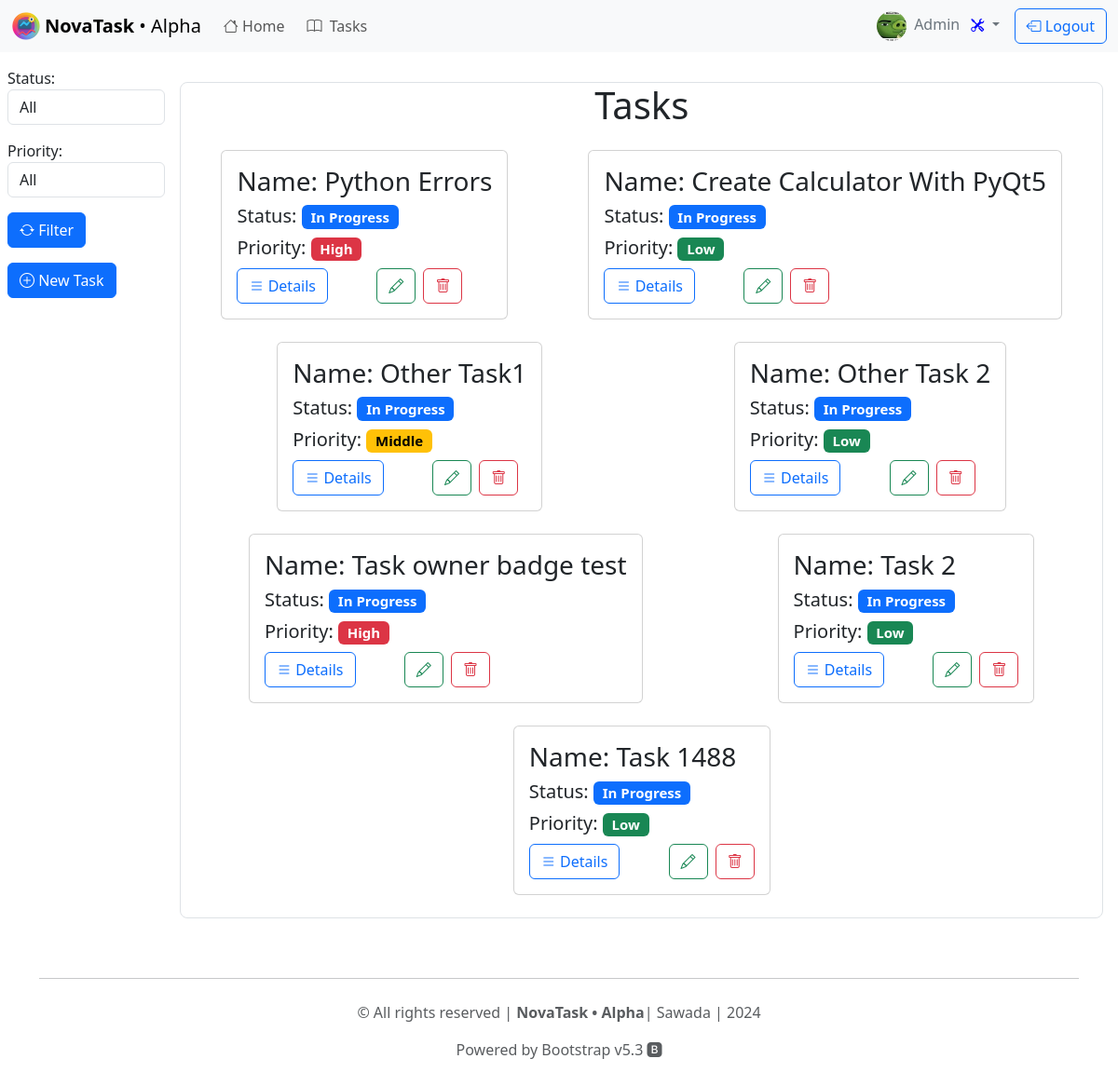
Page /tasks/ (signed in) on the committed database.
### app/models.py (models this page shows, shortened)
class Profile(models.Model):
    user = models.OneToOneField(User, on_delete=models.CASCADE, related_name='profile')
    profile_picture = models.FileField(upload_to="profile-media/", blank=True, null=True)

class Task(models.Model):
    name = models.CharField(max_length = 50)
    description = models.TextField()
    status = models.CharField(max_length = 12, choices = [
        ("_in_progress", 'In Progress'), ("_done", "Done"), ("_expired", "Expired")
    ])
    priority = models.CharField(max_length = 6, choices = [
        ("_low", "Low"), ("_mid", "Middle"), ("_high", "High")
    ])
    deadline = models.DateTimeField()
    user = models.ForeignKey(User, on_delete = models.CASCADE)
    image = models.ImageField(upload_to = "tasks-media/", blank = True, null = True)
    media = models.FileField(upload_to = "tasks-media/", blank = True, null = True)

### app/views.py (the view)
# urls.py: path("tasks/", TaskList.as_view(), name = "task-list"),
class TaskList(ListView):
    model = Task
    template_name = 'app/task_list.html'
    context_object_name = "tasks"
    def get_queryset(self):
        queryset = super().get_queryset()
        status = self.request.GET.get("status")
        priority = self.request.GET.get("priority")
        if status:
            queryset = queryset.filter(status = status)
        if priority:
            queryset = queryset.filter(priority = priority)
        return queryset
    def get_context_data(self, **kwargs):
        context =  super().get_context_data(**kwargs)
        context["filter_form"] = TaskFilterForm(self.request.GET)
        context["current_user"] = self.request.user
        return context

### app/forms.py
class TaskFilterForm(forms.Form):
    status_choices = [
        ("", "All"),
        ("_in_progress", 'In Progress'),
        ("_done", "Done"),
        ("_expired", "Expired")
    ]
    priority_choices = [
        ("", "All"),
        ("_low", "Low"),
        ("_mid", "Middle"),
        ("_high", "High")
    ]
    status = forms.ChoiceField(choices = status_choices, required = False, label = "Status",  widget = forms.Select(attrs={'class': 'form-control'}))
    priority = forms.ChoiceField(choices = priority_choices, required = False, label = "Priority", widget = forms.Select(attrs={'class': 'form-control'}))

### app/templates/app/task_list.html (shortened to what this page needs)
{% extends "app/base.html" %}
{% block content %}
<div class="d-flex justify-content-between align-items-start mt-3 ms-2">
    <form method="GET" class="filter-form">
        {{ filter_form.as_p }}
        <button class="btn btn-primary mb-3" type="submit"> <i class="bi bi-arrow-repeat"></i> Filter</button>
        <a class="btn btn-primary" href="/tasks/create/"> <i class="bi bi-plus-circle"></i> New Task</a>
    </form>
    <div class="ms-3 me-3 mt-3 list-container container-sm border rounded-3">
        <h1 class="text-center mb-4">Tasks</h1>
        <div class="row">
            {% for task in tasks %}
                <div class="col-md-auto col-lg-auto ms-auto me-auto">
                    <div class="card mb-4 overflow-auto" style="max-height: 400px;">
                        <div class="card-body">
                            <h3>Name: {{ task.name }}</h3>
                            {% if task.status == "_in_progress" %}
                                <h5>Status: <span class="badge text-bg-primary">In Progress</span></h5>
                            {% elif task.status == "_done" %}
                                <h5>Status: <span class="badge text-bg-success">Done</span></h5>
                            {% elif task.status == "_expired" %}
                                <h5>Status: <span class="badge text-bg-danger">Expired</span></h5>
                            {% endif %}
                            {% if task.priority == "_low" %}
                                <h5>Priority: <span class="badge text-bg-success">Low</span></h5>
                            {% elif task.priority == "_mid" %}
                                <h5>Priority: <span class="badge text-bg-warning">Middle</span></h5>
                            {% elif task.priority == "_high" %}
                                <h5>Priority: <span class="badge text-bg-danger">High</span></h5>
                            {% endif %}
                            <a class="me-5 btn btn-outline-primary" href="{% url 'task-detail' task.pk %}">
                                <i class="bi bi-list"></i> Details
                            </a>
                            {% if  task.user == current_user or user.is_superuser %}
                                <a class="me-1 btn btn-outline-success" href="{% url 'task-update' task.pk %}">
                                    <i class="bi bi-pencil"></i>
                                </a>
                                <a class="btn btn-outline-danger" href="{% url 'task-delete' task.pk %}">
                                    <i class="bi bi-trash"></i>
                                </a>
                            {% endif %}
                        </div>
                    </div>
                </div>
            {% endfor %}
        </div>
    </div>
</div>
{% endblock content %}

### app/templates/app/navbar.html (shortened to what this page needs)
{% load static %}
<nav class="navbar navbar-expand-lg bg-body-tertiary">
  <div class="container-fluid">
    <img href = '/' src="{% static "image/icon.png" %}" alt="Project Icon" width="32" height="32">
    <a class="navbar-brand ms-1" href="/"><b>NovaTask</b> • Alpha</a>
    <div class="collapse navbar-collapse" id="navbarSupportedContent">
      <ul class="navbar-nav me-auto mb-1 mb-lg-0">
        <li class="nav-item me-2">
          <a class="nav-link" aria-current="page" href="/"><i class="bi bi-house"></i> Home</a>
        </li>
        <li class="nav-item">
          <a class="nav-link" href="/tasks/"><i class="bi bi-book me-1"></i> Tasks</a>
        </li>
      </ul>
      {% if user.is_authenticated %}
        <div class="nav-item dropdown align-items-center ms-auto d-flex">
          <a class="nav-link dropdown-toggle me-2 text-secondary" role="button" data-bs-toggle="dropdown" aria-expanded="false">
            {% if user.profile.profile_picture %}
              <img class= "rounded-5 me-1" src="{{ user.profile.profile_picture.url }}" alt="Profile Picture" width="32" height="32">
            {% else %}
              <img class="rounded-5 me-1" src="{% static "best-profile-picture.jpg" %}" alt="avatar" width="32" height="32" />
            {% endif %}
            {% if user.is_superuser %}
              {{ user.first_name }} {{ user.last_name }} <i style = "color : Blue" class="ms-2 small bi bi-tools"></i>
            {% else %}
              {{ user.first_name }} {{ user.last_name }}
            {% endif %}
          </a>
          <a class="btn btn-outline-primary ms-2" href="/logout/"><i class="bi bi-box-arrow-left"></i> Logout</a>
        </div>
      {% else %}
        <div class = 'nav-item align-middle ms-auto end-0'>
          <a class = 'btn btn-primary' href="/login/"><i class="bi bi-box-arrow-in-right"></i> Login</a>
          <a class = 'btn btn-outline-primary' href="/signup/"><i class="bi bi-box-arrow-in-right"></i> Sign Up</a>
        </div>
      {% endif %}
    </div>
  </div>
</nav>

### rows in the picture
Task: name "Python Errors", shows "Status:", status "In Progress", shows "Priority:", priority "High"
Task: name "Create Calculator With PyQt5", shows "Status:", status "In Progress", shows "Priority:", priority "Low"
Task: name "Other Task1", shows "Status:", status "In Progress", shows "Priority:", priority "Middle"
Task: name "Other Task 2", shows "Status:", status "In Progress", shows "Priority:", priority "Low"
Task: name "Task owner badge test", shows "Status:", status "In Progress", shows "Priority:", priority "High"
Task: name "Task 2", shows "Status:", status "In Progress", shows "Priority:", priority "Low"
Task: name "Task 1488", shows "Status:", status "In Progress", shows "Priority:", priority "Low"

### other values in the picture
{{ user.first_name }} "Admin"
